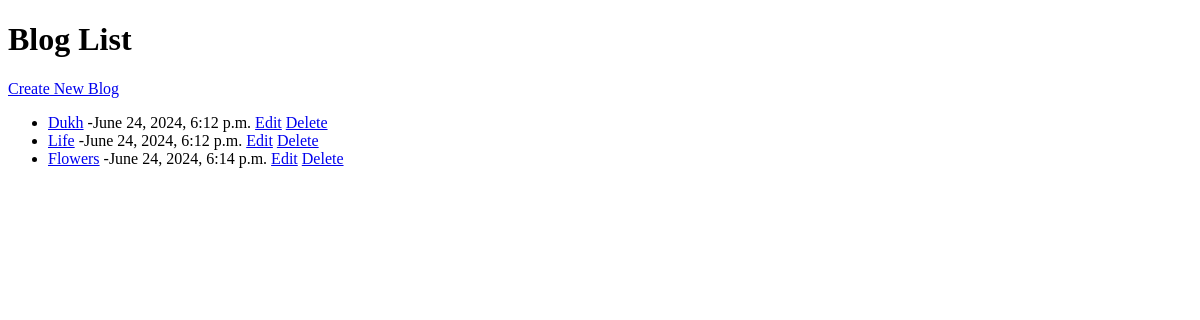
/blog_list/, run on an earlier commit of the app's database.
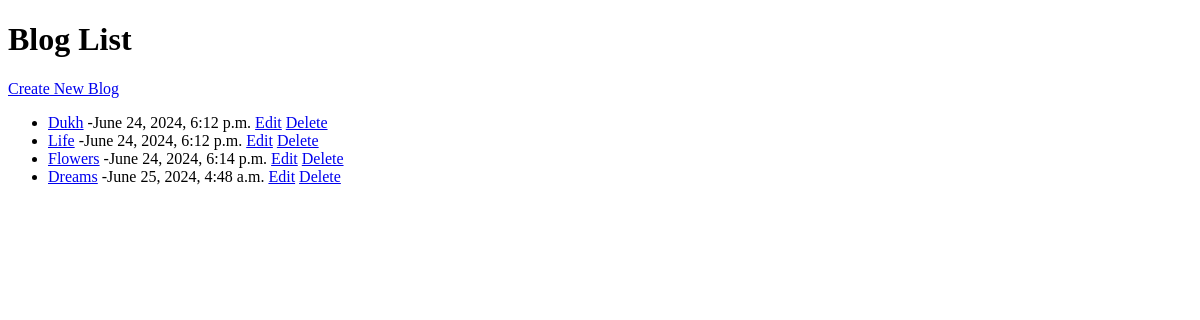
And on a later commit of the database.
### nav/models.py (models this page shows, shortened)
class Blog(models.Model):
  title = models.CharField(max_length=100, verbose_name="Title",blank=True,null=True)
  content= models.TextField()
  created_at = models.DateTimeField(auto_now_add=True)

### nav/views.py (the view)
# urls.py: path('blog_list/',views.blog_list ,name='blog_list'),
def blog_list(request):
  blogs=Blog.objects.all().order_by('created_at')
  return render(request,"nav/blog_list.html" ,{"blogs":blogs})

### nav/templates/nav/blog_list.html (shortened to what this page needs)
{% load static %}
<!DOCTYPE html>
<html>
  <head>
  </head>
  <body>
    <h1>Blog List</h1>
    <a href="{% url 'blog_create' %}">Create New Blog</a>
    <ul>
      {%for blog in blogs %}
        <li>
          <a href="{% url 'blog_detail' blog.id %}">{{blog.title}}</a> -{{blog.created_at}}
          <a href="{% url 'blog_update' blog.id %}"> Edit</a>
          <a href="{% url 'blog_delete' blog.id %}"> Delete</a>
         </li>
      {% endfor %}
    </ul>
  </body>
</html>

What changed in the data, as far as the page shows it:
added Blog: title "Dreams", created_at "June 25, 2024, 4:48 a.m."
